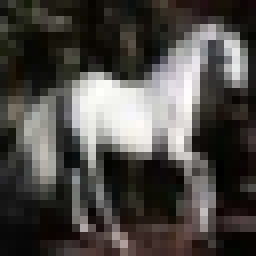
#> input picture CaiLiaoCode/13_horse.png, 32 x 32 px, found by its file name (shown 8 times larger)
$ python Lena_convolution_2.py   (older library calls are emulated)
#> lines starting #> are read from the running program, lines starting #| are printed output that depends on the picture; long printed decimals are rounded
import cv2
import numpy as np
import matplotlib.pyplot as plt
from skimage.metrics import structural_similarity as ssim

# img_path = "D:\SoftWare\BaiduNetdisk\BaiduNetdiskDownload\cifar_png\cifar\\test\\13_horse.png"
# img_path = "D:\SoftWare\BaiduNetdisk\BaiduNetdiskDownload\cifar_png\cifar\\test\\10_airplane.png"
img_path = "C:\\Yan3\\Algorithm-version2\\CaiLiaoCode\\13_horse.png"
class_name = img_path.split('\\')[-1].split('_')[1].split('.')[0]
# 读取灰度图像
img = cv2.imread(img_path, cv2.IMREAD_GRAYSCALE)
#> img: shape (32, 32); min 0, max 254, mean 73.6
# cv2.imwrite(f"D:\\gray_{class_name}.png", img)


# 自定义 Sobel 卷积核
sobel_kernel_x = np.array([[1, 0, -1],
                           [1, 0, -1],
                           [1, 0, -1]], dtype=np.float32)

sobel_kernel_y = np.array([[1, 1, 1],
                           [0, 0, 0],
                           [-1, -1, -1]], dtype=np.float32)

sobel_kernel_z =  np.array([[0, 0, 0],
                           [0, 1, 0],
                           [0, 0, -1]], dtype=np.float32)

# 1 外延
sobel_kernel_x_industry_1 = np.array([[1.108e-10, 2.3731e-11, -1.108e-10],
                           [1.108e-10, 2.3731e-11, -1.108e-10],
                           [1.108e-10, 2.3731e-11, -1.108e-10]], dtype=np.float32)

sobel_kernel_y_industry_1 = np.array([[1.108e-10, 1.108e-10, 1.108e-10],
                           [2.3731e-11, 2.3731e-11, 2.3731e-11],
                           [-1.108e-10, -1.108e-10, -1.108e-10]], dtype=np.float32)

sobel_kernel_z_industry_1 =  np.array([[2.3731e-11, 2.3731e-11, 2.3731e-11],
                           [2.3731e-11, 1.108e-10, 2.3731e-11],
                           [2.3731e-11, 2.3731e-11, -1.108e-10]], dtype=np.float32)


# 2 非外延
sobel_kernel_x_industry_2 = np.array([[1.80e-10, 1.75e-10, -1.80e-10],
                           [1.80e-10, 1.75e-10, -1.80e-10],
                           [1.80e-10,1.75e-10, -1.80e-10]], dtype=np.float32)

sobel_kernel_y_industry_2 = np.array([[1.80e-10, 1.80e-10, 1.80e-10],
                           [1.75e-11, 1.75e-11, 1.75e-11],
                           [-1.80e-10, -1.80e-10, -1.80e-10]], dtype=np.float32)

sobel_kernel_z_industry_2 = np.array([[1.75e-10, 1.75e-10, 1.75e-10],
                           [1.75e-10, 1.80e-10, 1.75e-10],
                           [1.75e-10, 1.75e-10, -1.80e-10]], dtype=np.float32)


# # 3
# sobel_kernel_x_industry = np.array([[1.125e-9, 2.3731e-11, -1.125e-9],
#                            [1.125e-9, 2.3731e-11, -1.125e-9],
#                            [1.125e-9, 2.3731e-11, -1.125e-9]], dtype=np.float32)

# sobel_kernel_y_industry = np.array([[1.125e-9, 1.125e-9, 1.125e-9],
#                            [2.3731e-11, 2.3731e-11, 2.3731e-11],
#                            [-1.125e-9, -1.125e-9, -1.125e-9]], dtype=np.float32)

# sobel_kernel_z_industry =  np.array([[2.3731e-11, 2.3731e-11, 2.3731e-11],
#                            [2.3731e-11, 1.125e-9, 2.3731e-11],
#                            [2.3731e-11, 2.3731e-11, -1.125e-9]], dtype=np.float32)

# # 4
# sobel_kernel_x_industry = np.array([[1.771e-9, 2.3731e-11, -1.771e-9],
#                            [1.771e-9, 2.3731e-11, -1.771e-9],
#                            [1.771e-9, 2.3731e-11, -1.771e-9]], dtype=np.float32)

# sobel_kernel_y_industry = np.array([[1.771e-9, 1.771e-9, 1.771e-9],
#                            [2.3731e-11, 2.3731e-11, 2.3731e-11],
#                            [-1.771e-9, -1.771e-9, -1.771e-9]], dtype=np.float32)

# sobel_kernel_z_industry =  np.array([[2.3731e-11, 2.3731e-11, 2.3731e-11],
#                            [2.3731e-11, 1.771e-9, 2.3731e-11],
#                            [2.3731e-11, 2.3731e-11, -1.771e-9]], dtype=np.float32)

# # 5
# sobel_kernel_x_industry = np.array([[2.161e-9, 2.3731e-11, -2.161e-9],
#                            [2.161e-9, 2.3731e-11, -2.161e-9],
#                            [2.161e-9, 2.3731e-11, -2.161e-9]], dtype=np.float32)

# sobel_kernel_y_industry = np.array([[2.161e-9, 2.161e-9, 2.161e-9],
#                            [2.3731e-11, 2.3731e-11, 2.3731e-11],
#                            [-2.161e-9, -2.161e-9, -2.161e-9]], dtype=np.float32)

# sobel_kernel_z_industry =  np.array([[2.3731e-11, 2.3731e-11, 2.3731e-11],
#                            [2.3731e-11, 2.161e-9, 2.3731e-11],
#                            [2.3731e-11, 2.3731e-11, -2.161e-9]], dtype=np.float32)

# # 6
# sobel_kernel_x_industry = np.array([[2.161e-9, 2.3731e-11, -2.161e-9],
#                            [2.161e-9, 2.3731e-11, -2.161e-9],
#                            [2.161e-9, 2.3731e-11, -2.161e-9]], dtype=np.float32)

# sobel_kernel_y_industry = np.array([[2.161e-9, 2.161e-9, 2.161e-9],
#                            [2.3731e-11, 2.3731e-11, 2.3731e-11],
#                            [-2.161e-9, -2.161e-9, -2.161e-9]], dtype=np.float32)

# sobel_kernel_z_industry =  np.array([[2.3731e-11, 2.3731e-11, 2.3731e-11],
#                            [2.3731e-11, 2.161e-9, 2.3731e-11],
#                            [2.3731e-11, 2.3731e-11, -2.161e-9]], dtype=np.float32)


# 使用自定义卷积核计算梯度
sobelx = cv2.filter2D(img, cv2.CV_64F, sobel_kernel_x)
sobely = cv2.filter2D(img, cv2.CV_64F, sobel_kernel_y)
sobelz = cv2.filter2D(img, cv2.CV_64F, sobel_kernel_z)
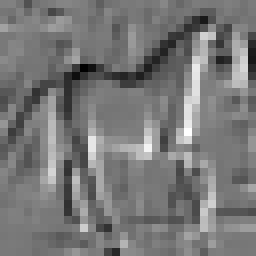
#> sobelz: shape (32, 32) float64 (shown 8 times larger); min -171, max 191, mean -0.8; drawn with min black and max white

sobelx_industry_1 = cv2.filter2D(img, cv2.CV_64F, sobel_kernel_x_industry_1)
sobely_industry_1 = cv2.filter2D(img, cv2.CV_64F, sobel_kernel_y_industry_1)
sobelz_industry_1 = cv2.filter2D(img, cv2.CV_64F, sobel_kernel_z_industry_1)

sobelx_industry_2 = cv2.filter2D(img, cv2.CV_64F, sobel_kernel_x_industry_2)
sobely_industry_2 = cv2.filter2D(img, cv2.CV_64F, sobel_kernel_y_industry_2)
sobelz_industry_2 = cv2.filter2D(img, cv2.CV_64F, sobel_kernel_z_industry_2)

# 分别计算 x 和 y 梯度，取加权和
# slbelxy = cv2.addWeighted(sobelx, 0.5, sobely, 0.5, 0)

# 输出统计信息
print(f"Min value: {sobelx.min()}, Max value: {sobelx.max()}")
#| Min value: -509.0, Max value: 611.0
print(f"Mean value: {sobelx.mean()}, Std Dev: {sobelx.std()}")
#| Mean value: 0.1172, Std Dev: 167.564

# 手动裁剪掉边缘像素 (适配无填充输出尺寸)
crop_size = 1  # 卷积核大小为 3x3 时，每边裁剪 (3-1)/2 = 1 像素
sobelx_cropped = sobelx[crop_size:-crop_size, crop_size:-crop_size]
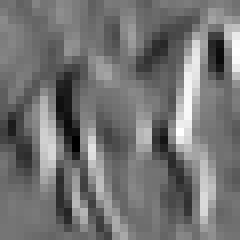
#> sobelx_cropped: shape (30, 30) float64 (shown 8 times larger); min -509, max 611, mean 0; drawn with min black and max white
sobely_cropped = sobely[crop_size:-crop_size, crop_size:-crop_size]
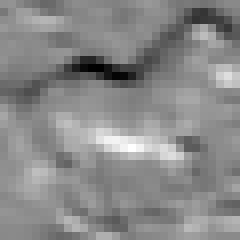
#> sobely_cropped: shape (30, 30) float64 (shown 8 times larger); min -634, max 537, mean -2.7; drawn with min black and max white
sobelz_cropped = sobelz[crop_size:-crop_size, crop_size:-crop_size]
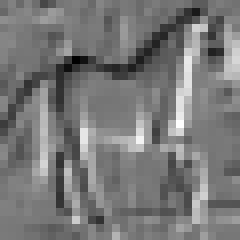
#> sobelz_cropped: shape (30, 30) float64 (shown 8 times larger); min -171, max 191, mean 0; drawn with min black and max white

crop_size = 1  # 卷积核大小为 3x3 时，每边裁剪 (3-1)/2 = 1 像素
sobelx_industry_cropped_1 = sobelx_industry_1[crop_size:-crop_size, crop_size:-crop_size]
sobely_industry_cropped_1 = sobely_industry_1[crop_size:-crop_size, crop_size:-crop_size]
sobelz_industry_cropped_1 = sobelz_industry_1[crop_size:-crop_size, crop_size:-crop_size]
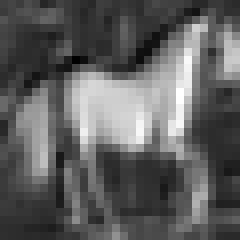
#> sobelz_industry_cropped_1: shape (30, 30) float64 (shown 8 times larger); min -9.64e-09, max 5.16e-08, mean 1.31e-08; drawn with min black and max white

sobelx_industry_cropped_2 = sobelx_industry_2[crop_size:-crop_size, crop_size:-crop_size]
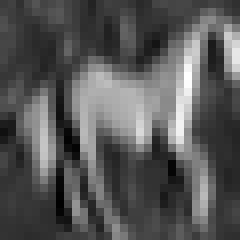
#> sobelx_industry_cropped_2: shape (30, 30) float64 (shown 8 times larger); min -4.55e-08, max 2.1e-07, mean 4.17e-08; drawn with min black and max white
sobely_industry_cropped_2 = sobely_industry_2[crop_size:-crop_size, crop_size:-crop_size]
sobelz_industry_cropped_2 = sobelz_industry_2[crop_size:-crop_size, crop_size:-crop_size]
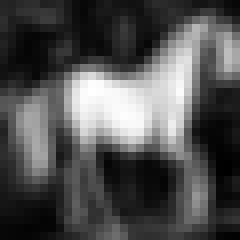
#> sobelz_industry_cropped_2: shape (30, 30) float64 (shown 8 times larger); min 1.69e-09, max 3.03e-07, mean 9.7e-08; drawn with min black and max white

# # 计算 结构相似性指数ssim
# ssim_x_1 = ssim(sobelx_cropped, sobelx_industry_cropped_1, data_range=sobelx_cropped.max() - sobelx_industry_cropped_1.min())
# ssim_y_1 = ssim(sobely_cropped, sobely_industry_cropped_1, data_range=sobely_cropped.max() - sobely_industry_cropped_1.min())
# ssim_z_1 = ssim(sobelz_cropped, sobelz_industry_cropped_1, data_range=sobelz_cropped.max() - sobelz_industry_cropped_1.min())
# ssim_x_2 = ssim(sobelx_cropped, sobelx_industry_cropped_2, data_range=sobelx_cropped.max() - sobelx_industry_cropped_2.min())
# ssim_y_2 = ssim(sobely_cropped, sobely_industry_cropped_2, data_range=sobely_cropped.max() - sobely_industry_cropped_2.min())
# ssim_z_2 = ssim(sobelz_cropped, sobelz_industry_cropped_2, data_range=sobelz_cropped.max() - sobelz_industry_cropped_2.min())

# 合并六个数组
# combined_sobel = np.stack((sobelx_industry_cropped_1,
#                            sobely_industry_cropped_1,
#                            sobelz_industry_cropped_1,
#                            sobelx_industry_cropped_2,
#                            sobely_industry_cropped_2,
#                            sobelz_industry_cropped_2), axis=-1)

# 将结果归一化到 0-255 范围
normalized_sobelx = cv2.normalize(sobelx_cropped, None, 0, 255, cv2.NORM_MINMAX, cv2.CV_8U)
normalized_sobely = cv2.normalize(sobely_cropped, None, 0, 255, cv2.NORM_MINMAX, cv2.CV_8U)
normalized_sobelz = cv2.normalize(sobelz_cropped, None, 0, 255, cv2.NORM_MINMAX, cv2.CV_8U)

normalized_sobelx_industry_1 = cv2.normalize(sobelx_industry_cropped_1, None, 0, 255, cv2.NORM_MINMAX, cv2.CV_8U)
normalized_sobely_industry_1 = cv2.normalize(sobely_industry_cropped_1, None, 0, 255, cv2.NORM_MINMAX, cv2.CV_8U)
normalized_sobelz_industry_1 = cv2.normalize(sobelz_industry_cropped_1, None, 0, 255, cv2.NORM_MINMAX, cv2.CV_8U)
normalized_sobelx_industry_2 = cv2.normalize(sobelx_industry_cropped_2, None, 0, 255, cv2.NORM_MINMAX, cv2.CV_8U)
normalized_sobely_industry_2 = cv2.normalize(sobely_industry_cropped_2, None, 0, 255, cv2.NORM_MINMAX, cv2.CV_8U)
normalized_sobelz_industry_2 = cv2.normalize(sobelz_industry_cropped_2, None, 0, 255, cv2.NORM_MINMAX, cv2.CV_8U)

# [15 lines of commented-out code are left out]

ssim_x_1 = ssim(normalized_sobelx, normalized_sobelx_industry_1, data_range=normalized_sobelx_industry_1.max() - normalized_sobelx_industry_1.min())
#> ssim_x_1 = 0.973
ssim_y_1 = ssim(normalized_sobely, normalized_sobely_industry_1, data_range=normalized_sobely_industry_1.max() - normalized_sobely_industry_1.min())
#> ssim_y_1 = 0.957
ssim_z_1 = ssim(normalized_sobelz, normalized_sobelz_industry_1, data_range=normalized_sobelz_industry_1.max() - normalized_sobelz_industry_1.min())
#> ssim_z_1 = 0.64
ssim_x_2 = ssim(normalized_sobelx, normalized_sobelx_industry_2, data_range=normalized_sobelx_industry_2.max() - normalized_sobelx_industry_2.min())
#> ssim_x_2 = 0.675
ssim_y_2 = ssim(normalized_sobely, normalized_sobely_industry_2, data_range=normalized_sobely_industry_2.max() - normalized_sobely_industry_2.min())
#> ssim_y_2 = 0.991
ssim_z_2 = ssim(normalized_sobelz, normalized_sobelz_industry_2, data_range=normalized_sobelz_industry_2.max() - normalized_sobelz_industry_2.min())
#> ssim_z_2 = 0.313


# # 将结果归一化到 0-255 范围
# normalized_sobelx = cv2.normalize(sobelx, None, 0, 255, cv2.NORM_MINMAX, cv2.CV_8U)
# normalized_sobely = cv2.normalize(sobely, None, 0, 255, cv2.NORM_MINMAX, cv2.CV_8U)
# normalized_slbelz = cv2.normalize(sobelz, None, 0, 255, cv2.NORM_MINMAX, cv2.CV_8U)

# 保存到指定文件夹
cv2.imwrite(f"C:\\Yan3\\Algorithm-version2\\CaiLiaoCode\\sobelx_{class_name}.png", normalized_sobelx)
cv2.imwrite(f"C:\\Yan3\\Algorithm-version2\\CaiLiaoCode\\sobelx_industry_{class_name}_1.png", normalized_sobelx_industry_1)
cv2.imwrite(f"C:\\Yan3\\Algorithm-version2\\CaiLiaoCode\\sobelx_industry_{class_name}_2.png", normalized_sobelx_industry_2)
cv2.imwrite(f"C:\\Yan3\\Algorithm-version2\\CaiLiaoCode\\sobely_{class_name}.png", normalized_sobely)
cv2.imwrite(f"C:\\Yan3\\Algorithm-version2\\CaiLiaoCode\\sobely_industry_{class_name}_1.png", normalized_sobely_industry_1)
cv2.imwrite(f"C:\\Yan3\\Algorithm-version2\\CaiLiaoCode\\sobely_industry_{class_name}_2.png", normalized_sobely_industry_2)
cv2.imwrite(f"C:\\Yan3\\Algorithm-version2\\CaiLiaoCode\\slbelz_{class_name}.png", normalized_sobelz)
cv2.imwrite(f"C:\\Yan3\\Algorithm-version2\\CaiLiaoCode\\slbelz_industry_{class_name}_1.png", normalized_sobelz_industry_1)
cv2.imwrite(f"C:\\Yan3\\Algorithm-version2\\CaiLiaoCode\\slbelz_industry_{class_name}_2.png", normalized_sobelz_industry_2)


# 显示结果
result = [normalized_sobelx, normalized_sobelx_industry_1, normalized_sobelx_industry_2,
          normalized_sobely, normalized_sobely_industry_1, normalized_sobely_industry_2,
          normalized_sobelz, normalized_sobelz_industry_1, normalized_sobelz_industry_2]
titles = ['Sobel X', 'Sobel X Industry 1', 'Sobel X Industry 2',
          'Sobel Y', 'Sobel Y Industry 1', 'Sobel Y Industry 2',
          'Sobel Z', 'Sobel Z Industry 1', 'Sobel Z Industry 2']
text_contents = [
    f'SSIM X Industry 1: {ssim_x_1:.4f}',
    f'SSIM X Industry 2: {ssim_x_2:.4f}',
    f'SSIM Y Industry 1: {ssim_y_1:.4f}',
    f'SSIM Y Industry 2: {ssim_y_2:.4f}',
    f'SSIM Z Industry 1: {ssim_z_1:.4f}',
    f'SSIM Z Industry 2: {ssim_z_2:.4f}'
]
#> text_contents = ['SSIM X Industry 1: 0.9725', 'SSIM X Industry 2: 0.6750', 'SSIM Y Industry 1: 0.9571', 'SSIM Y Industry 2: 0.9905', 'SSIM Z Industry 1: 0.6400', 'SSIM Z Industry 2: 0.3127']

print(text_contents)
#| ['SSIM X Industry 1: 0.9725', 'SSIM X Industry 2: 0.6750', 'SSIM Y Industry 1: 0.9571', 'SSIM Y Industry 2: 0.9905', 'SSIM Z Industry 1: 0.6400', 'SSIM Z Industry 2: 0.3127']

# 设置图像显示区域大小
plt.figure(figsize=(15, 15))

# 每行的图像和文字
for i in range(0, len(result) - 1, 3):  # 每次处理三张图
    row = i // 3  # 当前行数

    # 左图
    plt.subplot((len(result) + 2) // 3, 4, row * 4 + 1)  # 每行占四格
    plt.imshow(result[i], cmap='gray')
    plt.title(titles[i])
    plt.xticks([]), plt.yticks([])

    # 中间图
    plt.subplot((len(result) + 2) // 3, 4, row * 4 + 2)  # 中间图
    plt.imshow(result[i + 1], cmap='gray')
    plt.title(titles[i + 1])
    plt.xticks([]), plt.yticks([])

    # 右图
    plt.subplot((len(result) + 2) // 3, 4, row * 4 + 3)  # 右图
    plt.imshow(result[i + 2], cmap='gray')
    plt.title(titles[i + 2])
    plt.xticks([]), plt.yticks([])

    # 插入文字
    plt.subplot((len(result) + 2) // 3, 4, row * 4 + 4)  # 最右列放文字
    plt.axis('off')  # 不显示坐标轴
    plt.text(0.5, 0.5, text_contents[row], ha='center', va='center', fontsize=12)
#> this loop made 3 passes
#> i on passes 2 to 3: 3, 6

# # 显示最后一张图
# plt.subplot((len(result) + 2) // 3, 4, len(result) + 1)  # 放在最后一个可用的格子
# plt.imshow(result[-1], cmap='gray')
# plt.title(titles[-1])
# plt.xticks([]), plt.yticks([])

# 调整子图间距
plt.tight_layout()
plt.savefig(f"C:\\Yan3\\Algorithm-version2\\CaiLiaoCode\\mix_{class_name}.png", dpi=600)
plt.show()
